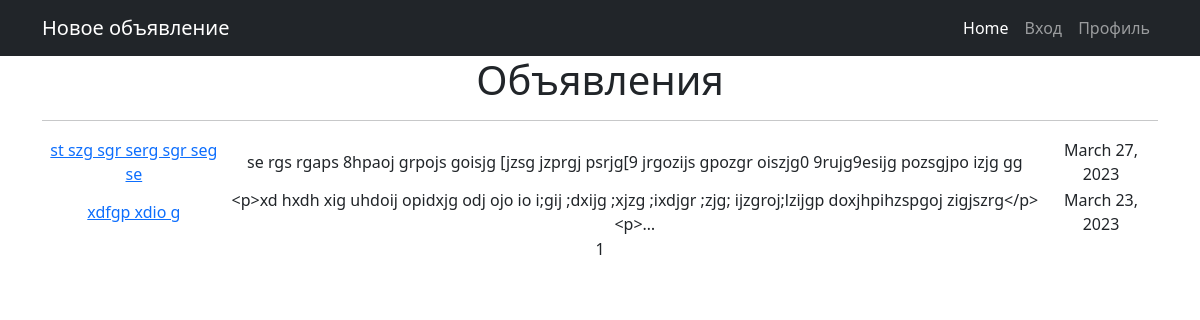
/ads/, run on the app's committed database.
### ads/models.py (models this page shows, shortened)
class Post(models.Model):
    author = models.ForeignKey(Author, on_delete=models.CASCADE)
    time_in = models.DateField(auto_now_add=True)
    category = models.ManyToManyField(Category, through = 'PostCategory')
    title = models.CharField(max_length=100)
    text = models.TextField()

### ads/views.py (the view)
# urls.py: path('', AdsList.as_view(), name='post_list'),
class AdsList(ListView):
    model = Post
    ordering = '-time_in'
    template_name = 'flatpages/ads.html'
    context_object_name = 'ads'
    paginate_by = 2

### templates/flatpages/ads.html (shortened to what this page needs)
{% extends 'flatpages/default.html' %}
{% block content %}
   <h1>Объявления</h1>
   <hr>
      <table>
         {% for x in ads %}
          <tr>
          <td><a href="{{ x.pk }}">{{ x.title }}</a></td>
          <td>{{ x.text|truncatechars:120 }}</td>
          <td>{{ x.time_in }}</td>
          </tr>
          {% endfor %}
      </table>
   {{ page_obj.number }}
{% endblock content %}

### data on the page
Post: title "st szg sgr serg sgr seg se", text "se rgs rgaps 8hpaoj grpojs goisjg [jzsg jzprgj psrjg[9 jrgozijs gpozgr oiszjg0 9rujg9esijg pozsgjpo izjg gg", time_in "March 27, 2023"
Post: title "xdfgp xdio g", text "<p>xd hxdh xig uhdoij opidxjg odj ojo io i;gij ;dxijg ;xjzg ;ixdjgr ;zjg; ijzgroj;lzijgp doxjhpihzspgoj zigjszrg</p><p>…", time_in "March 23, 2023"

### other printed values
{{ page_obj.number }} "1"
